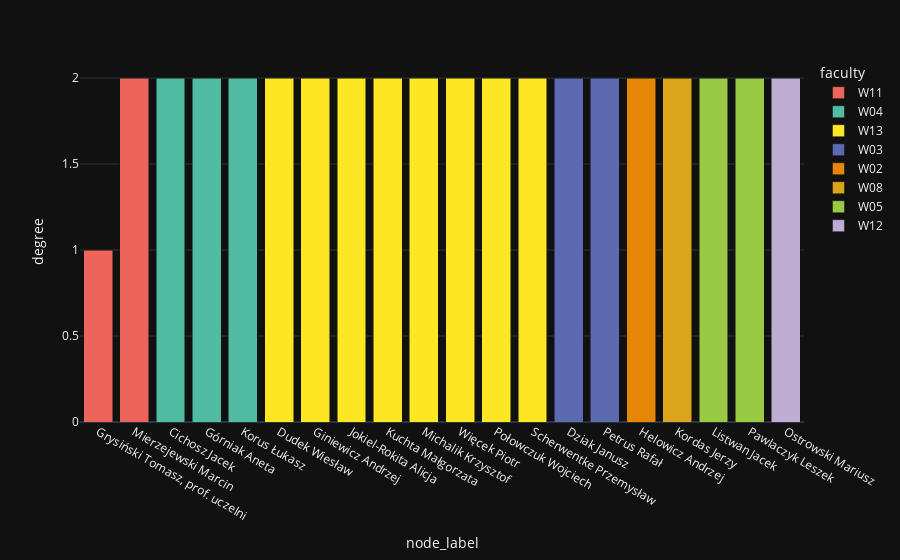

Write notebook code for a chart like this one.
### Code cell
fig = px.bar(bottom_20_by_degree, y="degree", x="node_label", color="faculty", color_discrete_map=FACULTY_COLOR_MAP)
fig.update_layout(barmode="stack", xaxis={"categoryorder": "total ascending"})
fig.show()

### Figure 1 — Plotly figure (JSON) as saved in the notebook; plotly's stock layout.template omitted (floating-point values rounded to 4 significant figures)
{"data": [{"alignmentgroup": "True", "hovertemplate": "faculty=W11<br>node_label=%{x}<br>degree=%{y}<extra></extra>", "legendgroup": "W11", "marker": {"color": "#ED645A", "pattern": {"shape": ""}}, "name": "W11", "offsetgroup": "W11", "orientation": "v", "showlegend": true, "textposition": "auto", "x": ["Grysiński Tomasz, prof. uczelni", "Mierzejewski Marcin"], "xaxis": "x", "y": [1, 2], "yaxis": "y", "type": "bar"}, {"alignmentgroup": "True", "hovertemplate": "faculty=W04<br>node_label=%{x}<br>degree=%{y}<extra></extra>", "legendgroup": "W04", "marker": {"color": "#52BCA3", "pattern": {"shape": ""}}, "name": "W04", "offsetgroup": "W04", "orientation": "v", "showlegend": true, "textposition": "auto", "x": ["Cichosz Jacek", "Górniak Aneta", "Korus Łukasz"], "xaxis": "x", "y": [2, 2, 2], "yaxis": "y", "type": "bar"}, {"alignmentgroup": "True", "hovertemplate": "faculty=W13<br>node_label=%{x}<br>degree=%{y}<extra></extra>", "legendgroup": "W13", "marker": {"color": "#FDE725", "pattern": {"shape": ""}}, "name": "W13", "offsetgroup": "W13", "orientation": "v", "showlegend": true, "textposition": "auto", "x": ["Dudek Wiesław", "Giniewicz Andrzej", "Jokiel-Rokita Alicja", "Kuchta Małgorzata", "Michalik Krzysztof", "Więcek Piotr", "Połowczuk Wojciech", "Scherwentke Przemysław"], "xaxis": "x", "y": [2, 2, 2, 2, 2, 2, 2, 2], "yaxis": "y", "type": "bar"}, {"alignmentgroup": "True", "hovertemplate": "faculty=W03<br>node_label=%{x}<br>degree=%{y}<extra></extra>", "legendgroup": "W03", "marker": {"color": "#5D69B1", "pattern": {"shape": ""}}, "name": "W03", "offsetgroup": "W03", "orientation": "v", "showlegend": true, "textposition": "auto", "x": ["Dziak Janusz", "Petrus Rafał"], "xaxis": "x", "y": [2, 2], "yaxis": "y", "type": "bar"}, {"alignmentgroup": "True", "hovertemplate": "faculty=W02<br>node_label=%{x}<br>degree=%{y}<extra></extra>", "legendgroup": "W02", "marker": {"color": "#E58606", "pattern": {"shape": ""}}, "name": "W02", "offsetgroup": "W02", "orientation": "v", "showlegend": true, "textposition": "auto", "x": ["Helowicz Andrzej"], "xaxis": "x", "y": [2], "yaxis": "y", "type": "bar"}, {"alignmentgroup": "True", "hovertemplate": "faculty=W08<br>node_label=%{x}<br>degree=%{y}<extra></extra>", "legendgroup": "W08", "marker": {"color": "#DAA51B", "pattern": {"shape": ""}}, "name": "W08", "offsetgroup": "W08", "orientation": "v", "showlegend": true, "textposition": "auto", "x": ["Kordas Jerzy"], "xaxis": "x", "y": [2], "yaxis": "y", "type": "bar"}, {"alignmentgroup": "True", "hovertemplate": "faculty=W05<br>node_label=%{x}<br>degree=%{y}<extra></extra>", "legendgroup": "W05", "marker": {"color": "#99C945", "pattern": {"shape": ""}}, "name": "W05", "offsetgroup": "W05", "orientation": "v", "showlegend": true, "textposition": "auto", "x": ["Listwan Jacek", "Pawlaczyk Leszek"], "xaxis": "x", "y": [2, 2], "yaxis": "y", "type": "bar"}, {"alignmentgroup": "True", "hovertemplate": "faculty=W12<br>node_label=%{x}<br>degree=%{y}<extra></extra>", "legendgroup": "W12", "marker": {"color": "#BEAED4", "pattern": {"shape": ""}}, "name": "W12", "offsetgroup": "W12", "orientation": "v", "showlegend": true, "textposition": "auto", "x": ["Ostrowski Mariusz"], "xaxis": "x", "y": [2], "yaxis": "y", "type": "bar"}], "layout": {"xaxis": {"anchor": "y", "domain": [0.0, 1.0], "title": {"text": "node_label"}, "categoryorder": "total ascending"}, "yaxis": {"anchor": "x", "domain": [0.0, 1.0], "title": {"text": "degree"}}, "legend": {"title": {"text": "faculty"}, "tracegroupgap": 0}, "margin": {"t": 60}, "barmode": "stack"}}
